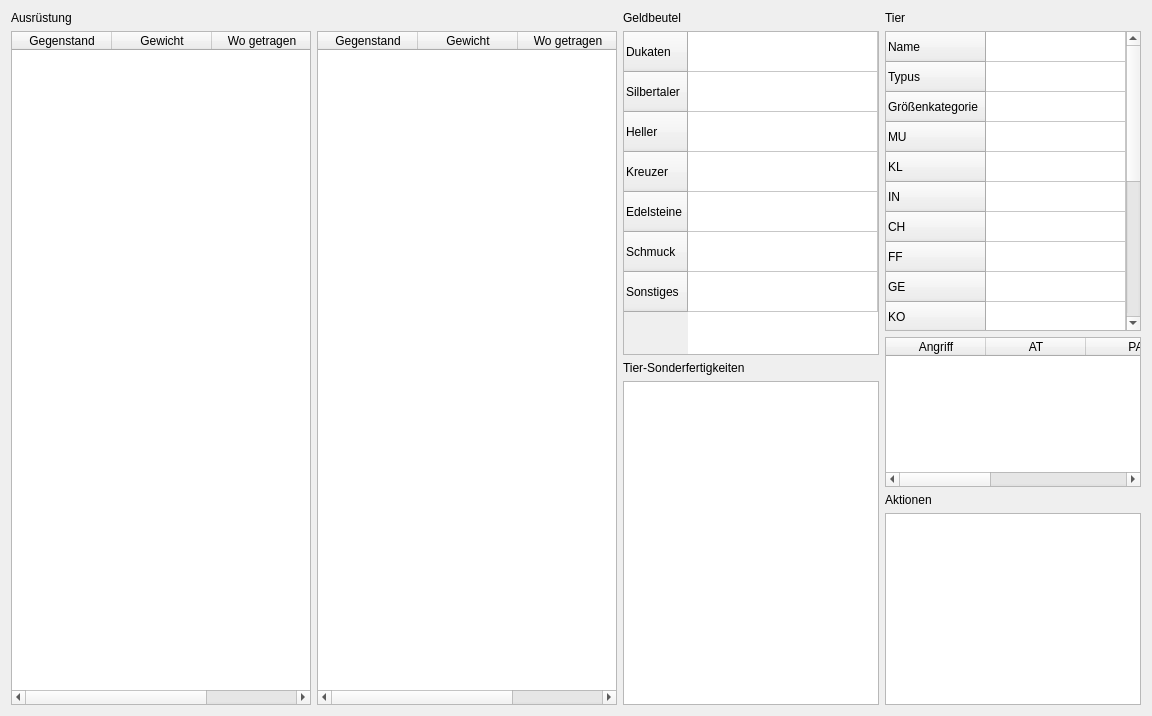
      <widget class="QWidget" name="tabBesitz_dsa5">
       <attribute name="title">
        <string>Besitz</string>
       </attribute>
       <layout class="QHBoxLayout" name="horizontalLayout_12">
        <item>
         <layout class="QVBoxLayout" name="verticalLayout_22">
          <item>
           <widget class="QLabel" name="label_22">
            <property name="text">
             <string>Ausrüstung</string>
            </property>
           </widget>
          </item>
          <item>
           <layout class="QHBoxLayout" name="horizontalLayout_13">
            <item>
             <widget class="QTableWidget" name="ausruestung1Table_dsa5">
              <property name="minimumSize">
               <size>
                <width>300</width>
                <height>0</height>
               </size>
              </property>
              <property name="editTriggers">
               <set>QAbstractItemView::NoEditTriggers</set>
              </property>
              <attribute name="horizontalHeaderStretchLastSection">
               <bool>true</bool>
              </attribute>
              <column>
               <property name="text">
                <string>Gegenstand</string>
               </property>
              </column>
              <column>
               <property name="text">
                <string>Gewicht</string>
               </property>
              </column>
              <column>
               <property name="text">
                <string>Wo getragen</string>
               </property>
              </column>
             </widget>
            </item>
            <item>
             <widget class="QTableWidget" name="ausruestung2Table_dsa5">
              <property name="minimumSize">
               <size>
                <width>300</width>
                <height>0</height>
               </size>
              </property>
              <property name="editTriggers">
               <set>QAbstractItemView::NoEditTriggers</set>
              </property>
              <attribute name="horizontalHeaderStretchLastSection">
               <bool>true</bool>
              </attribute>
              <column>
               <property name="text">
                <string>Gegenstand</string>
               </property>
              </column>
              <column>
               <property name="text">
                <string>Gewicht</string>
               </property>
              </column>
              <column>
               <property name="text">
                <string>Wo getragen</string>
               </property>
              </column>
             </widget>
            </item>
           </layout>
          </item>
         </layout>
        </item>
        <item>
         <layout class="QVBoxLayout" name="verticalLayout_23">
          <item>
           <widget class="QLabel" name="label_23">
            <property name="text">
             <string>Geldbeutel</string>
            </property>
           </widget>
          </item>
          <item>
           <widget class="QTableWidget" name="geldTable_dsa5">
            <property name="minimumSize">
             <size>
              <width>0</width>
              <height>300</height>
             </size>
            </property>
            <property name="editTriggers">
             <set>QAbstractItemView::NoEditTriggers</set>
            </property>
            <property name="columnCount">
             <number>1</number>
            </property>
            <attribute name="horizontalHeaderVisible">
             <bool>false</bool>
            </attribute>
            <attribute name="horizontalHeaderStretchLastSection">
             <bool>true</bool>
            </attribute>
            <attribute name="verticalHeaderDefaultSectionSize">
             <number>40</number>
            </attribute>
            <row>
             <property name="text">
              <string>Dukaten</string>
             </property>
            </row>
            <row>
             <property name="text">
              <string>Silbertaler</string>
             </property>
            </row>
            <row>
             <property name="text">
              <string>Heller</string>
             </property>
            </row>
            <row>
             <property name="text">
              <string>Kreuzer</string>
             </property>
            </row>
            <row>
             <property name="text">
              <string>Edelsteine</string>
             </property>
            </row>
            <row>
             <property name="text">
              <string>Schmuck</string>
             </property>
            </row>
            <row>
             <property name="text">
              <string>Sonstiges</string>
             </property>
            </row>
            <column/>
           </widget>
          </item>
          <item>
           <widget class="QLabel" name="label_25">
            <property name="text">
             <string>Tier-Sonderfertigkeiten</string>
            </property>
           </widget>
          </item>
          <item>
           <widget class="QTableWidget" name="tierSonderfTable_dsa5">
            <property name="editTriggers">
             <set>QAbstractItemView::NoEditTriggers</set>
            </property>
            <attribute name="horizontalHeaderVisible">
             <bool>false</bool>
            </attribute>
            <attribute name="horizontalHeaderStretchLastSection">
             <bool>true</bool>
            </attribute>
            <attribute name="verticalHeaderHighlightSections">
             <bool>false</bool>
            </attribute>
           </widget>
          </item>
         </layout>
        </item>
        <item>
         <layout class="QVBoxLayout" name="verticalLayout_24">
          <item>
           <widget class="QLabel" name="label_24">
            <property name="text">
             <string>Tier</string>
            </property>
           </widget>
          </item>
          <item>
           <widget class="QTableWidget" name="tierAllgemeinTable_dsa5">
            <property name="minimumSize">
             <size>
              <width>0</width>
              <height>300</height>
             </size>
            </property>
            <property name="editTriggers">
             <set>QAbstractItemView::NoEditTriggers</set>
            </property>
            <property name="columnCount">
             <number>1</number>
            </property>
            <attribute name="horizontalHeaderVisible">
             <bool>false</bool>
            </attribute>
            <attribute name="horizontalHeaderStretchLastSection">
             <bool>true</bool>
            </attribute>
            <row>
             <property name="text">
              <string>Name</string>
             </property>
            </row>
            <row>
             <property name="text">
              <string>Typus</string>
             </property>
            </row>
            <row>
             <property name="text">
              <string>Größenkategorie</string>
             </property>
            </row>
            <row>
             <property name="text">
              <string>MU</string>
             </property>
            </row>
            <row>
             <property name="text">
              <string>KL</string>
             </property>
            </row>
            <row>
             <property name="text">
              <string>IN</string>
             </property>
            </row>
            <row>
             <property name="text">
              <string>CH</string>
             </property>
            </row>
            <row>
             <property name="text">
              <string>FF</string>
             </property>
            </row>
            <row>
             <property name="text">
              <string>GE</string>
             </property>
            </row>
            <row>
             <property name="text">
              <string>KO</string>
             </property>
            </row>
            <row>
             <property name="text">
              <string>KK</string>
             </property>
            </row>
            <row>
             <property name="text">
              <string>LeP</string>
             </property>
            </row>
            <row>
             <property name="text">
              <string>AsP</string>
             </property>
            </row>
            <row>
             <property name="text">
              <string>SK</string>
             </property>
            </row>
            <row>
             <property name="text">
              <string>ZK</string>
             </property>
            </row>
            <row>
             <property name="text">
              <string>RS</string>
             </property>
            </row>
            <row>
             <property name="text">
              <string>INI</string>
             </property>
            </row>
            <row>
             <property name="text">
              <string>GS</string>
             </property>
            </row>
            <column/>
           </widget>
          </item>
          <item>
           <widget class="QTableWidget" name="tierAngrifTable_dsa5">
            <property name="maximumSize">
             <size>
              <width>16777215</width>
              <height>150</height>
             </size>
            </property>
            <property name="editTriggers">
             <set>QAbstractItemView::NoEditTriggers</set>
            </property>
            <attribute name="horizontalHeaderStretchLastSection">
             <bool>true</bool>
            </attribute>
            <attribute name="verticalHeaderVisible">
             <bool>false</bool>
            </attribute>
            <attribute name="verticalHeaderDefaultSectionSize">
             <number>20</number>
            </attribute>
            <column>
             <property name="text">
              <string>Angriff</string>
             </property>
            </column>
            <column>
             <property name="text">
              <string>AT</string>
             </property>
            </column>
            <column>
             <property name="text">
              <string>PA</string>
             </property>
            </column>
            <column>
             <property name="text">
              <string>TP</string>
             </property>
            </column>
            <column>
             <property name="text">
              <string>RW</string>
             </property>
            </column>
           </widget>
          </item>
          <item>
           <widget class="QLabel" name="label_27">
            <property name="text">
             <string>Aktionen</string>
            </property>
           </widget>
          </item>
          <item>
           <widget class="QTableWidget" name="tierAktionen_dsa5">
            <property name="editTriggers">
             <set>QAbstractItemView::NoEditTriggers</set>
            </property>
            <attribute name="horizontalHeaderVisible">
             <bool>false</bool>
            </attribute>
            <attribute name="horizontalHeaderStretchLastSection">
             <bool>true</bool>
            </attribute>
            <attribute name="verticalHeaderHighlightSections">
             <bool>false</bool>
            </attribute>
           </widget>
          </item>
         </layout>
        </item>
       </layout>
      </widget>
